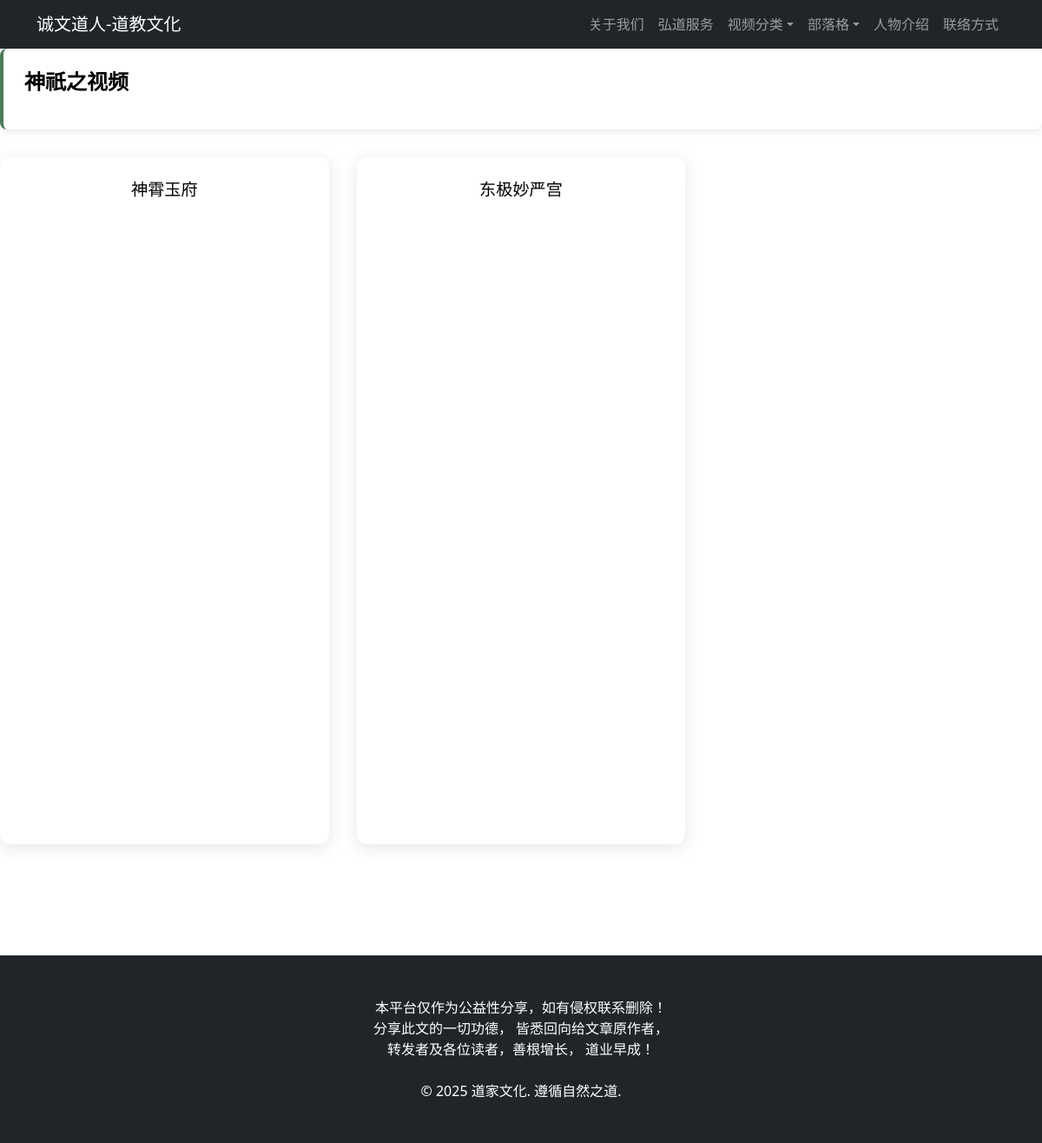
Page /videos/神祇之/ on the committed database.
### Taoism_site/models.py (models this page shows, shortened)
class TK_Category(models.Model):
	name = models.CharField(max_length = 250)
	class Meta:
		verbose_name_plural = 'TK_Categories'

class TK_Video(models.Model):
	title = models.CharField(max_length = 250)
	category = models.ForeignKey(TK_Category, on_delete = models.CASCADE, default = 1)
	link =  models.URLField(blank=True, null=True)
	video_id = models.CharField(max_length = 250, blank=True, null=True	)
	created_at = models.DateTimeField(default=datetime.datetime.now)
	class Meta:
		ordering = ['-created_at']
		verbose_name_plural = 'TK_Videos'

### Taoism_site/views.py (the view)
# urls.py: path('videos/<str:category_name>/', views.category_videos, name='category_videos'),
def category_videos(request, category_name):
    category = get_object_or_404(TK_Category, name=category_name)
    video_list = TK_Video.objects.filter(category=category)
    paginator = Paginator(video_list, 6)  # 6 videos per page
    page_number = request.GET.get('page')
    page_obj = paginator.get_page(page_number)
    context = get_common_context()
    context.update({
        'category': category,
        'page_obj': page_obj,
        'video_count': video_list.count(),
        'tk_categories' :  TK_Category.objects.all(),
        'blog_categories': Blog_Category.objects.all(),
    })
    return render(request, 'category_videos.html', context)

### Taoism_site/views.py (called while the page is built)
def get_common_context():
	latest_post = Post.objects.filter(is_published=True).order_by('-created_at').first()
	latest_video = TK_Video.objects.all().order_by('-created_at').first()
	return {
		'latest_post': latest_post,
		'latest_video': latest_video,
		'blog_categories': Blog_Category.objects.all(),
		'tk_categories' : TK_Category.objects.all(),
    }

### Taoism_site/templates/category_videos.html (shortened to what this page needs)
{% extends 'base.html' %}
{% load static %}
{% block content %}
<div class="posts">
    <div class="post-card">
        <h1 class="post-title" style="font-weight: bold; color:black;">{{ category.name }}视频</h1>
    </div>
    <div class="videos-grid">
        {% for video in page_obj %}
        <div class="video-card">
            <div class="video-info mb-0">
                <center>
                <h3 class="video-title" style="color:black;">{{ video.title }}</h3>
                </center>
            </div>
            <div class="video-container">
            </div>
        </div>
        {% empty %}
        <div class="post-card">
            <p>暂无视频</p>
        </div>
        {% endfor %}
    </div>
</div>
{% endblock %}

### Taoism_site/templates/category_videos.html (style rules this page uses)
.videos-grid { display: grid; grid-template-columns: repeat(auto-fill, minmax(350px, 1fr)); gap: 2rem; margin: 2rem 0; }
.video-card { background: white; border-radius: 12px; overflow: hidden; box-shadow: 0 4px 20px rgba(0,0,0,0.1); transition: transform 0.3s; }
.video-container { position: relative; width: 100%; min-height: 700px; }
.video-info { padding: 1.5rem; }
.video-title { color: #2c5530; margin-bottom: 1rem; font-size: 1.2rem; line-height: 1.4; }

### rows in the picture
TK_Category: name "神祇之"
TK_Video: title "神霄玉府"
TK_Video: title "东极妙严宫"
